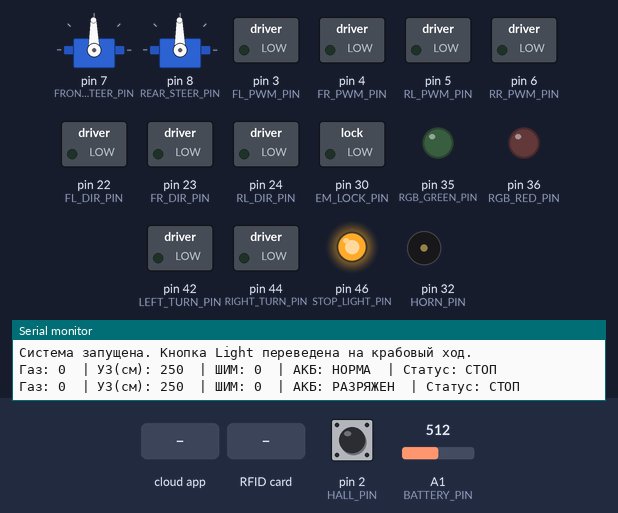
The sketch below on a simulated Arduino Mega 2560, built with avr-gcc and run on an emulated ATmega2560. Parts: 2 × servo, switched loads named in the sketch (green lamp = pin HIGH), output pins drawn as LEDs (lit = HIGH), buzzer (waves = sounding, pin HIGH), the last lines printed to the serial monitor. Dashed ring = blinking. Inputs (shaded band) come from the test bench; at power-on: A1 (BATTERY_PIN) = 512, pin 2 (HALL_PIN) HIGH. The RemoteXY app is connected; pins used as bus, display or sensor lines are not drawn.

Above: at 1.2 s.
1.3 s: the phone or cloud app sets Signal to 1
At 1.83 s:
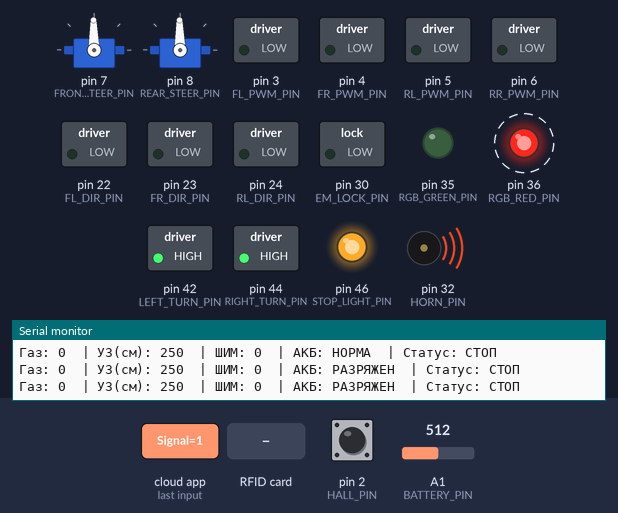
4.8 s: RFID card 11 4D 15 5D held to the reader
At 5.93 s:
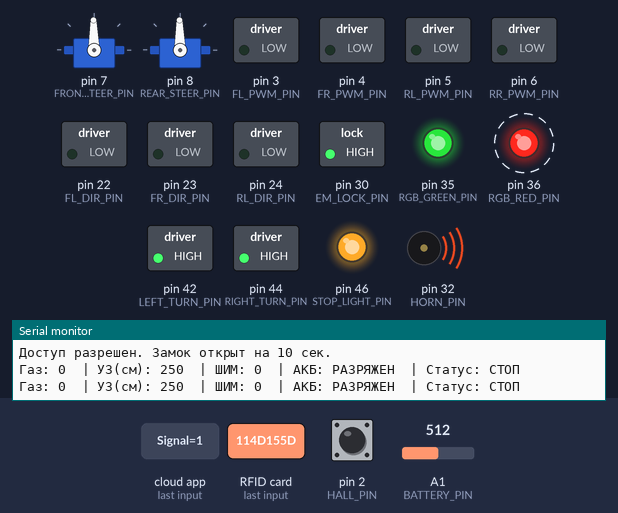
8.3 s: RFID card 5E 7A 19 C4 held to the reader
At 9.1 s:
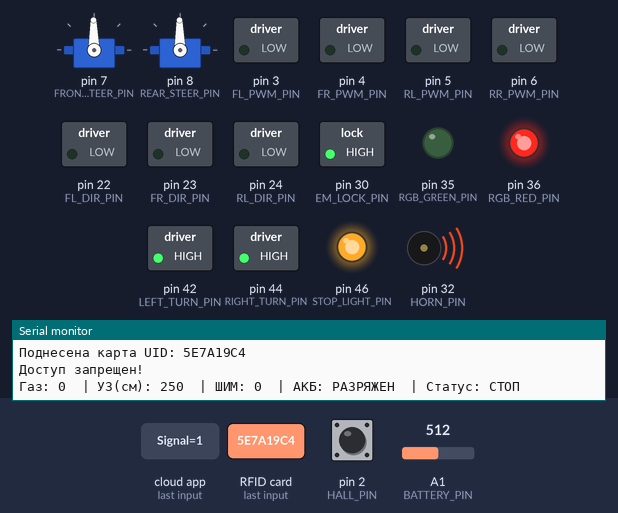
11.8 s: the phone or cloud app sets Signal to 0
At 15.16 s:
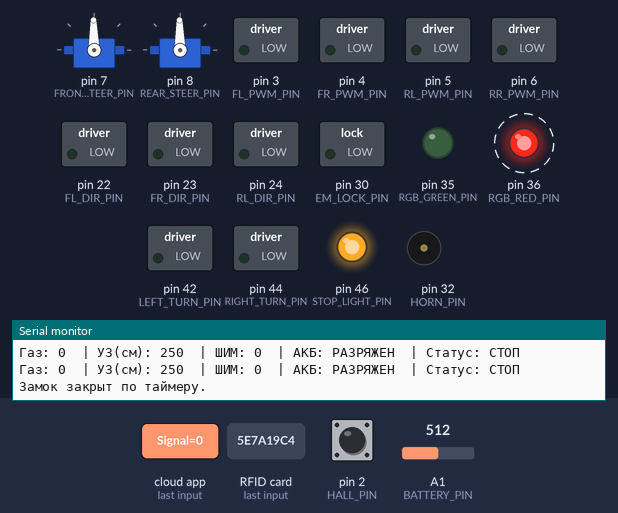
15.3 s: A1 (BATTERY_PIN) set to 701
18.8 s: A1 (BATTERY_PIN) set to 727
Timing chart, 0 to 21.8 s (numbered marks = the images above; inputs shaded):
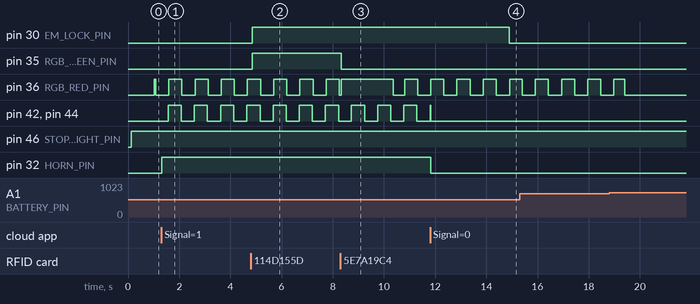

The sketch:

3_5.ino
```cpp
#include <Servo.h>
#include <SPI.h>
#include <MFRC522.h>

//////////////////////////////////////////////
// RemoteXY
//////////////////////////////////////////////
#define REMOTEXY_MODE__HARDSERIAL
#define REMOTEXY_SERIAL Serial3
#define REMOTEXY_SERIAL_SPEED 9600

#include <RemoteXY.h>

#pragma pack(push, 1)
uint8_t PROGMEM RemoteXY_CONF[] =
{
  255,5,0,0,0,72,0,19,0,0,0,0,24,1,200,84,1,1,5,0,
  4,36,56,98,24,160,2,26,
  4,8,13,23,69,0,2,26,
  2,150,54,44,22,1,2,26,
  16,31,79,78,0,79,70,70,0,
  1,169,12,24,24,0,2,31,0,
  2,44,28,31,19,0,2,26,31,31,79,78,0,79,70,70,0
};

struct {
  int8_t Steering;
  int8_t Throttle;
  uint8_t Light; // Теперь эта кнопка включает КРАБОВЫЙ ХОД
  uint8_t Signal;
  uint8_t Reversor;
  uint8_t connect_flag;
} RemoteXY;
#pragma pack(pop)

//////////////////////////////////////////////
// ПИНЫ И ДАТЧИКИ
//////////////////////////////////////////////
const uint8_t FL_PWM_PIN = 3; const uint8_t FL_DIR_PIN = 22;
const uint8_t FR_PWM_PIN = 4; const uint8_t FR_DIR_PIN = 23;
const uint8_t RL_PWM_PIN = 5; const uint8_t RL_DIR_PIN = 24;
const uint8_t RR_PWM_PIN = 6; const uint8_t RR_DIR_PIN = 25;

const uint8_t FRONT_STEER_PIN = 7;
const uint8_t REAR_STEER_PIN = 8;

const uint8_t TRIG_PIN = 39;
const uint8_t ECHO_PIN = 41;

// --- ОСВЕЩЕНИЕ И ЗВУК ---
const uint8_t LIGHT_PIN = 34;
const uint8_t STOP_LIGHT_PIN = 46;
const uint8_t LEFT_TURN_PIN = 42;
const uint8_t RIGHT_TURN_PIN = 44;
const uint8_t HORN_PIN = 32;

// --- ДАТЧИК ХОЛЛА ---
const uint8_t HALL_PIN = 2;

// --- АККУМУЛЯТОР ---
const uint8_t BATTERY_PIN = A1;

// --- RFID, EM ЗАМОК И RGB ---
const uint8_t RFID_SS_PIN = 53;
const uint8_t RFID_RST_PIN = A0;
const uint8_t EM_LOCK_PIN = 30;
const uint8_t RGB_GREEN_PIN = 35;
const uint8_t RGB_RED_PIN = 36;

MFRC522 mfrc522(RFID_SS_PIN, RFID_RST_PIN);

Servo frontServo;
Servo rearServo;

//////////////////////////////////////////////
// НАСТРОЙКИ МОТОРОВ И РУЛЯ
//////////////////////////////////////////////
float FL_TRIM = 0.92; float FR_TRIM = 1.0;
float RL_TRIM = 0.845; float RR_TRIM = 0.92;

const int FRONT_CENTER = 91;
const int REAR_CENTER = 91;
const int STEER_MAX = 70;
bool rearOpposite = true; // Переменная режима (true = нормальный руль, false = краб)

const int MAX_PWM = 180;
const int MIN_PWM = 25;
const float DIFF_STRENGTH = 0.4;

//////////////////////////////////////////////
// ПАРАМЕТРЫ ПОВОРОТНИКОВ И ЗАМКА
//////////////////////////////////////////////
unsigned long previousBlinkTime = 0;
const long blinkInterval = 500;
bool turnLightState = false;

unsigned long unlockTimer = 0;
bool isUnlocked = false;
unsigned long denyTimer = 0;
bool isDenied = false;
bool isBatteryLow = false;

//////////////////////////////////////////////
// ПАРАМЕТРЫ КОЛЕСА И ОДОМЕТРИИ
//////////////////////////////////////////////
const float WHEEL_DIAMETER_M = 0.135;
const float WHEEL_CIRCUMFERENCE = PI * WHEEL_DIAMETER_M;
const float PULSES_PER_REV = 45.0;

volatile unsigned long hallPulses = 0;
float distanceTraveled = 0.0;

void countPulse() {
  hallPulses++;
}

void setup() {
  Serial.begin(9600);
  RemoteXY_Init();

  SPI.begin();
  mfrc522.PCD_Init();

  pinMode(FL_DIR_PIN, OUTPUT); pinMode(FR_DIR_PIN, OUTPUT);
  pinMode(RL_DIR_PIN, OUTPUT); pinMode(RR_DIR_PIN, OUTPUT);

  pinMode(LIGHT_PIN, OUTPUT);
  pinMode(STOP_LIGHT_PIN, OUTPUT);
  pinMode(LEFT_TURN_PIN, OUTPUT);
  pinMode(RIGHT_TURN_PIN, OUTPUT);
  pinMode(HORN_PIN, OUTPUT);
  digitalWrite(HORN_PIN, LOW);

  pinMode(EM_LOCK_PIN, OUTPUT);
  pinMode(RGB_GREEN_PIN, OUTPUT);
  pinMode(RGB_RED_PIN, OUTPUT);
  pinMode(BATTERY_PIN, INPUT);

  digitalWrite(EM_LOCK_PIN, LOW);
  digitalWrite(RGB_GREEN_PIN, LOW);
  digitalWrite(RGB_RED_PIN, LOW);

  pinMode(TRIG_PIN, OUTPUT); pinMode(ECHO_PIN, INPUT);

  pinMode(HALL_PIN, INPUT_PULLUP);
  attachInterrupt(digitalPinToInterrupt(HALL_PIN), countPulse, RISING);

  frontServo.attach(FRONT_STEER_PIN);
  rearServo.attach(REAR_STEER_PIN);

  stopMotors();
  centerSteering();

  Serial.println(F("Система запущена. Кнопка Light переведена на крабовый ход."));
}

void loop() {
  RemoteXY_Handler();

  // Связываем кнопку Light из приложения с режимом руления
  // Если кнопка выключена (0) - обычный поворот (true)
  // Если кнопка включена (1) - крабовый ход (false)
  rearOpposite = (RemoteXY.Light == 0);

  distanceTraveled = (hallPulses / PULSES_PER_REV) * WHEEL_CIRCUMFERENCE;

  checkBattery();
  processRFID();
  updateAccessLogic();

  updateSteering();
  updateMotors();
  updateLights();
}

//////////////////////////////////////////////
// КОНТРОЛЬ АККУМУЛЯТОРА
//////////////////////////////////////////////
void checkBattery() {
  static unsigned long lastBatCheck = 0;

  if (millis() - lastBatCheck > 1000) {
    lastBatCheck = millis();

    int rawValue = analogRead(BATTERY_PIN);
    float voltage = rawValue * (5.0 / 1023.0);

    if (voltage <= 3.4) {
      isBatteryLow = true;
    } else if (voltage > 3.5) {
      isBatteryLow = false;
    }
  }
}

//////////////////////////////////////////////
// ЛОГИКА RFID И ДОСТУПА
//////////////////////////////////////////////
void processRFID() {
  if ( ! mfrc522.PICC_IsNewCardPresent()) return;
  if ( ! mfrc522.PICC_ReadCardSerial()) return;

  String content = "";
  for (byte i = 0; i < mfrc522.uid.size; i++) {
     content.concat(String(mfrc522.uid.uidByte[i] < 0x10 ? "0" : ""));
     content.concat(String(mfrc522.uid.uidByte[i], HEX));
  }
  content.toUpperCase();

  Serial.print(F("Поднесена карта UID: "));
  Serial.println(content);

  if (content == "114D155D") {
    Serial.println(F("Доступ разрешен. Замок открыт на 10 сек."));
    digitalWrite(EM_LOCK_PIN, HIGH);
    digitalWrite(RGB_GREEN_PIN, HIGH);
    digitalWrite(RGB_RED_PIN, LOW);

    isUnlocked = true;
    unlockTimer = millis();
    isDenied = false;
  } else {
    Serial.println(F("Доступ запрещен!"));
    digitalWrite(RGB_GREEN_PIN, LOW);
    isDenied = true;
    denyTimer = millis();
  }

  mfrc522.PICC_HaltA();
}

void updateAccessLogic() {
  if (isUnlocked && (millis() - unlockTimer >= 10000)) {
    digitalWrite(EM_LOCK_PIN, LOW);
    digitalWrite(RGB_GREEN_PIN, LOW);
    isUnlocked = false;
    Serial.println(F("Замок закрыт по таймеру."));
  }

  if (isDenied) {
    digitalWrite(RGB_RED_PIN, HIGH);
    if (millis() - denyTimer >= 2000) {
      isDenied = false;
    }
  } else {
    if (isBatteryLow) {
      digitalWrite(RGB_RED_PIN, turnLightState);
    } else {
      digitalWrite(RGB_RED_PIN, LOW);
    }
  }
}

//////////////////////////////////////////////
// ОСВЕЩЕНИЕ И СИГНАЛЫ
//////////////////////////////////////////////
void updateLights() {
  // 1. Основной свет включается автоматически при движении вперед
  if (!RemoteXY.Reversor && RemoteXY.Throttle >= 5) {
    digitalWrite(LIGHT_PIN, HIGH);
  } else {
    digitalWrite(LIGHT_PIN, LOW);
  }

  // 2. Стоп-сигнал
  if (RemoteXY.Signal || RemoteXY.Throttle < 5) {
    digitalWrite(STOP_LIGHT_PIN, HIGH);
  } else {
    digitalWrite(STOP_LIGHT_PIN, LOW);
  }

  unsigned long currentMillis = millis();
  if (currentMillis - previousBlinkTime >= blinkInterval) {
    previousBlinkTime = currentMillis;
    turnLightState = !turnLightState;
  }

  // 3. Аварийка и поворотники
  if (RemoteXY.Signal) {
    digitalWrite(LEFT_TURN_PIN, turnLightState);
    digitalWrite(RIGHT_TURN_PIN, turnLightState);
    digitalWrite(HORN_PIN, HIGH);
  }
  else {
    digitalWrite(HORN_PIN, LOW);

    if (RemoteXY.Steering > 50) {
      digitalWrite(RIGHT_TURN_PIN, turnLightState);
      digitalWrite(LEFT_TURN_PIN, LOW);
    } else if (RemoteXY.Steering < -50) {
      digitalWrite(LEFT_TURN_PIN, turnLightState);
      digitalWrite(RIGHT_TURN_PIN, LOW);
    } else {
      digitalWrite(LEFT_TURN_PIN, LOW);
      digitalWrite(RIGHT_TURN_PIN, LOW);
    }
  }
}

//////////////////////////////////////////////
// ФУНКЦИЯ УЗ ДАЛЬНОМЕРА
//////////////////////////////////////////////
long getFilteredUZ() {
  static unsigned long lastPing = 0;
  static long currentMedian = 250;
  static long vals[3] = {250, 250, 250};
  static int index = 0;

  if (millis() - lastPing < 50) return currentMedian;
  lastPing = millis();

  digitalWrite(TRIG_PIN, LOW); delayMicroseconds(2);
  digitalWrite(TRIG_PIN, HIGH); delayMicroseconds(10);
  digitalWrite(TRIG_PIN, LOW);

  detachInterrupt(digitalPinToInterrupt(HALL_PIN));
  long duration = pulseIn(ECHO_PIN, HIGH, 15000);
  attachInterrupt(digitalPinToInterrupt(HALL_PIN), countPulse, RISING);

  long dist = (duration == 0) ? 250 : (duration * 0.034 / 2);

  vals[index] = dist;
  index = (index + 1) % 3;

  long sorted[3] = {vals[0], vals[1], vals[2]};
  if (sorted[0] > sorted[1]) { long t = sorted[0]; sorted[0] = sorted[1]; sorted[1] = t; }
  if (sorted[1] > sorted[2]) { long t = sorted[1]; sorted[1] = sorted[2]; sorted[2] = t; }
  if (sorted[0] > sorted[1]) { long t = sorted[0]; sorted[0] = sorted[1]; sorted[1] = t; }

  currentMedian = sorted[1];
  return currentMedian;
}

//////////////////////////////////////////////
// ЛОГИКА ДВИЖЕНИЯ И ТОРМОЖЕНИЯ
//////////////////////////////////////////////
void updateMotors() {
  int throttle = RemoteXY.Throttle;
  int steer = RemoteXY.Steering;
  bool reverse = RemoteXY.Reversor;

  if(RemoteXY.Signal || throttle < 5) {
    stopMotors();
    printDebug(throttle, 250, 0, "СТОП");
    return;
  }

  int pwm = map(throttle, 0, 100, 0, MAX_PWM);
  int final_pwm = pwm;
  long distUZ = 250;
  String debugStatus = rearOpposite ? "ПОВОРОТ" : "КРАБ";

  if (!reverse) {
    distUZ = getFilteredUZ();

    if (distUZ <= 100) {
      stopMotors();
      printDebug(throttle, distUZ, 0, "ЭКСТРЕННЫЙ ТОРМОЗ");
      return;
    }
    else if (distUZ > 100 && distUZ <= 200) {
      final_pwm = map(distUZ, 100, 200, MIN_PWM, pwm);
      debugStatus += " + УЗ ЗАМЕДЛЯЕТ";
    }
  } else {
    debugStatus = "РЕВЕРС";
  }

  printDebug(throttle, distUZ, final_pwm, debugStatus);

  float left_diff = 1.0; float right_diff = 1.0;

  // ВАЖНО: Электронный дифференциал работает только при обычном повороте!
  // В режиме крабового хода колеса должны крутиться с одинаковой скоростью
  if (rearOpposite == true) {
    if (steer > 0) {
      right_diff = 1.0 - (DIFF_STRENGTH * (steer / 100.0));
    } else if (steer < 0) {
      left_diff = 1.0 - (DIFF_STRENGTH * (abs(steer) / 100.0));
    }
  }

  digitalWrite(FL_DIR_PIN, reverse ? LOW : HIGH);
  digitalWrite(RL_DIR_PIN, reverse ? LOW : HIGH);
  digitalWrite(FR_DIR_PIN, reverse ? HIGH : LOW);
  digitalWrite(RR_DIR_PIN, reverse ? HIGH : LOW);

  analogWrite(FL_PWM_PIN, final_pwm * FL_TRIM * left_diff);
  analogWrite(FR_PWM_PIN, final_pwm * FR_TRIM * right_diff);
  analogWrite(RL_PWM_PIN, final_pwm * RL_TRIM * left_diff);
  analogWrite(RR_PWM_PIN, final_pwm * RR_TRIM * right_diff);
}

//////////////////////////////////////////////
// ОТЛАДКА В ПОРТ
//////////////////////////////////////////////
void printDebug(int thr, long uz, int current_pwm, String status) {
  static unsigned long lastDebug = 0;
  if (millis() - lastDebug > 500) {
    lastDebug = millis();
    Serial.print(F("Газ: ")); Serial.print(thr);
    Serial.print(F("\t| УЗ(см): ")); Serial.print(uz);
    Serial.print(F("\t| ШИМ: ")); Serial.print(current_pwm);

    if(isBatteryLow) Serial.print(F("\t| АКБ: РАЗРЯЖЕН"));
    else Serial.print(F("\t| АКБ: НОРМА"));

    Serial.print(F("\t| Статус: ")); Serial.println(status);
  }
}

//////////////////////////////////////////////
// ВСПОМОГАТЕЛЬНЫЕ ФУНКЦИИ
//////////////////////////////////////////////
void updateSteering() {
  int steer = RemoteXY.Steering;
  int front = map(steer, -100, 100, FRONT_CENTER - STEER_MAX, FRONT_CENTER + STEER_MAX);
  front = constrain(front, 0, 180);
  int delta = front - FRONT_CENTER;

  // Если rearOpposite = false (краб), задняя ось поворачивается туда же, куда и передняя (+ delta)
  int rear = rearOpposite ? (REAR_CENTER - delta) : (REAR_CENTER + delta);

  frontServo.write(front);
  rearServo.write(constrain(rear, 0, 180));
}

void stopMotors() {
  analogWrite(FL_PWM_PIN, 0); analogWrite(FR_PWM_PIN, 0);
  analogWrite(RL_PWM_PIN, 0); analogWrite(RR_PWM_PIN, 0);
}

void centerSteering() {
  frontServo.write(FRONT_CENTER);
  rearServo.write(REAR_CENTER);
}
```

Measured:
- after the input at 1.3 s, pin 42 (LEFT_TURN_PIN), pin 44 (RIGHT_TURN_PIN): alternates HIGH for 0.51 s and LOW for 0.51 s, starting after 0.27 s; pin 32 (HORN_PIN): LOW → HIGH at once
- after the input at 4.8 s, pin 30 (EM_LOCK_PIN), pin 35 (RGB_GREEN_PIN): LOW → HIGH after 0.06 s
- after the input at 8.3 s, pin 35 (RGB_GREEN_PIN): HIGH → LOW at once
- after the input at 11.8 s, pin 32 (HORN_PIN): HIGH → LOW at once
